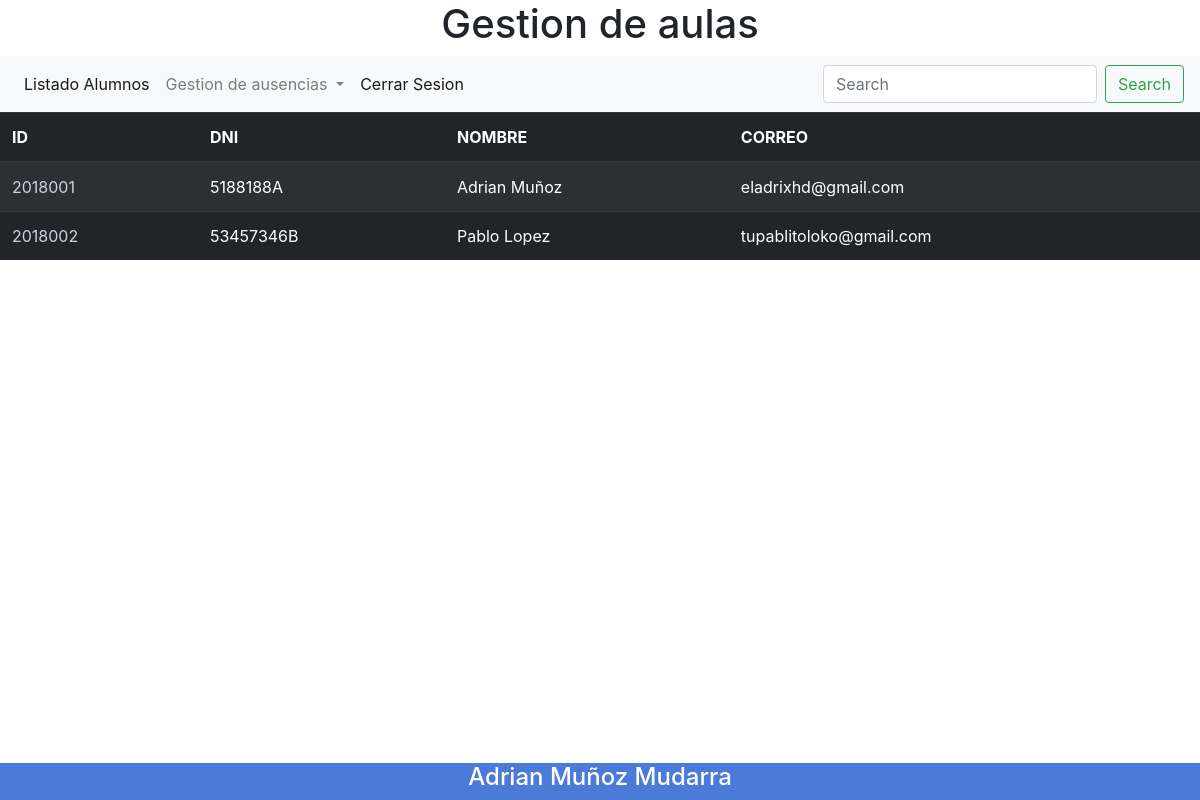
Page /php/aula.php (signed in) on the committed database.
### tables this page shows
CREATE TABLE `alumno` (
  `id` varchar(100) NOT NULL,
  `dni` varchar(10) DEFAULT NULL,
  `nombre` varchar(100) NOT NULL,
  `correo` varchar(100) DEFAULT NULL
);

### php/dao.php (called while the page is built, shortened)
<?php
    class Dao{
        private $conn;
        function __construct(){
            try{
                $this->conn=new PDO(DSN,USER,PASSWORD);
            }catch(PDOException $e){
                $this->error="Error en la conexion: ".$e.getMessage();
            }
        }
        public function getStudent()
        {
            try{
                $sql="SELECT * FROM ".TABLE_STUDENT;
                $resultset = $this->conn->query($sql);
                return $resultset;
            }catch (PDOException $e){
                $this->error = $e->getMessage();
        }
        }
    }
?>

### php/aula.php (the view, shortened to what this page needs)
<?php
include_once("app.php");
$app= new App();
$app->validateSesion();
$resultset = $app->getStudent();
if(!$resultset){
    echo "<p>Error al conectar al servidor: ".$app->getDao()->error."</p>";
}else{
$list= $resultset->fetchAll();
if (count($list)==0){
    echo "<p>No hay alumnos</p>";
}else{
    echo "<table class=\"table table-striped table-dark\">";
    echo "<thead>";
    echo "<tr>";
    for ($i = 0; $i<$resultset->columnCount();$i++){
        $namecolumn = $resultset->getColumnMeta($i);
        echo "<th>".strtoupper($namecolumn['name'])."</th>";
    }
    echo "</tr>";
    echo "</thead>";
    echo "<tbody>";
    foreach ($list as $fila){
        echo "<tr>";
        echo "<td><a href='listAusencias.php?id=".$fila['id']."'/>".$fila['id']."</td><td>".$fila['dni']."</td><td>".$fila['nombre']."</td><td>".$fila['correo']."</td>";
        echo "</tr>";
    }
    echo "</tbody>";
    echo "</table>";
}
}
?>

### css/aula.css (style rules this page uses)
a { color: #CBD3E3; }

### rows in the picture
alumno: id "2018001", dni "5188188A", nombre "Adrian Muñoz", correo "eladrixhd@gmail.com"
alumno: id "2018002", dni "53457346B", nombre "Pablo Lopez", correo "tupablitoloko@gmail.com"

### other values in the picture
$tilte "Gestion de aulas"
$namecolumn['name'] "ID"
$namecolumn['name'] "DNI"
$namecolumn['name'] "NOMBRE"
$namecolumn['name'] "CORREO"
